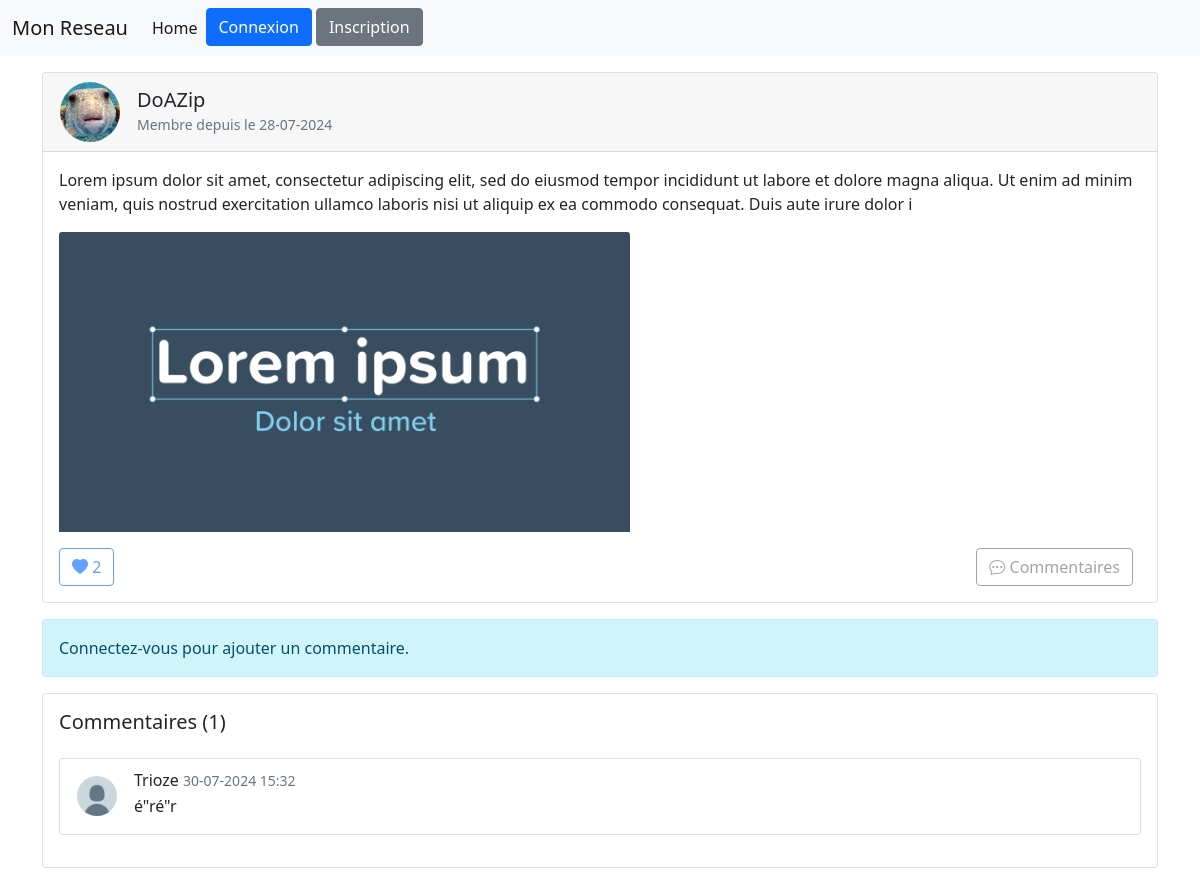
Page /pagepost.php?post_id=17 on the committed database.
### tables this page shows
CREATE TABLE IF NOT EXISTS `utilisateur` (
  `idUtilisateur` int NOT NULL AUTO_INCREMENT,
  `mailUtilisateur` varchar(50) NOT NULL,
  `mdpUtilisateur` varchar(50) NOT NULL,
  `prenomUtilisateur` varchar(50) NOT NULL,
  `cheminPdpUtilisateur` varchar(100) DEFAULT NULL,
  `creationUtilisateur` date NOT NULL,
  `pseudoUtilisateur` varchar(50) NOT NULL,
  `nomUtilisateur` varchar(50) NOT NULL,
  `descriptionUtilisateur` varchar(255) DEFAULT NULL,
  `ageUtilisateur` date NOT NULL,
  `dernierLoginUtilisateur` date NOT NULL,
  `nbFollower` int NOT NULL DEFAULT '0',
  PRIMARY KEY (`idUtilisateur`),
  UNIQUE KEY `mailUtilisateur` (`mailUtilisateur`),
  UNIQUE KEY `pseudoUtilisateur` (`pseudoUtilisateur`)
);

CREATE TABLE IF NOT EXISTS `post` (
  `idPost` int NOT NULL AUTO_INCREMENT,
  `dateCreationPost` datetime NOT NULL,
  `cheminImagePost` varchar(100) DEFAULT NULL,
  `descriptionPost` varchar(255) DEFAULT NULL,
  `nbLikePost` int NOT NULL,
  `is_enabled` tinyint(1) NOT NULL,
  `idUtilisateur` int NOT NULL,
  `nbCommentaires` int NOT NULL,
  PRIMARY KEY (`idPost`),
  UNIQUE KEY `cheminImagePost` (`cheminImagePost`),
  KEY `idUtilisateur` (`idUtilisateur`)
);

CREATE TABLE IF NOT EXISTS `commentaire` (
  `idCommentaire` int NOT NULL AUTO_INCREMENT,
  `commentaire` varchar(255) NOT NULL,
  `dateCommentaire` datetime NOT NULL,
  `is_enabled` tinyint(1) NOT NULL,
  `idUtilisateur` int NOT NULL,
  `idPost` int NOT NULL,
  PRIMARY KEY (`idCommentaire`),
  KEY `idUtilisateur` (`idUtilisateur`),
  KEY `idPost` (`idPost`)
);

### pagepost.php (the view, shortened to what this page needs)
<?php
	require_once(__DIR__ . '/php/code_php/databaseconnect.php');
	$postId = isset($_POST['post_id']) ? (int) $_POST['post_id'] : (int) $_GET['post_id'];
	$postStatement = $mysqlClient->prepare('SELECT * FROM post WHERE idPost = :idPost;');
	$postStatement->execute([
	    'idPost' => $postId,
	]);
	$post = $postStatement->fetchAll(PDO::FETCH_ASSOC);
	$userStatement = $mysqlClient->prepare('SELECT cheminPdpUtilisateur,pseudoUtilisateur,idUtilisateur FROM utilisateur WHERE idUtilisateur = :idUtilisateur;');
	$userStatement->execute([
	    'idUtilisateur' => $post[0]['idUtilisateur'],
	]);
	$utilisateur = $userStatement->fetchAll(PDO::FETCH_ASSOC);
		$postStatement = $mysqlClient->prepare('SELECT idCommentaire,commentaire,dateCommentaire,is_enabled,cheminPdpUtilisateur,pseudoUtilisateur,U.idUtilisateur FROM commentaire C
		                                        JOIN utilisateur U ON C.idUtilisateur = U.idUtilisateur WHERE C.idPost = :idPost ORDER BY dateCommentaire DESC;');
		$postStatement->execute([
			'idPost' => $postId,
		]);
		$commentaires = $postStatement->fetchAll(PDO::FETCH_ASSOC);
?>
<!DOCTYPE html>
<html lang="fr">
<head>
    <link href="https://cdn.jsdelivr.net/npm/bootstrap@5.0.2/dist/css/bootstrap.min.css" rel="stylesheet">
    <link href="https://cdn.jsdelivr.net/npm/bootstrap-icons/font/bootstrap-icons.css" rel="stylesheet">
</head>
<body>
		<?php require_once(__DIR__ . '/php/element_page/header.php'); ?>
		<div class="container">
			<div class="card mb-3">
				<div class="card-header d-flex align-items-center">
					<form method="GET" action="profil.php" class="me-0 ml-0">
						<button type="submit" name="id" value="<?= $post[0]['idUtilisateur']; ?>" class="btn p-0">
							<img src="<?= $utilisateur[0]['cheminPdpUtilisateur']; ?>" alt="Profile Picture" class="rounded-circle me-3" style="width: 60px; height: 60px; object-fit: cover;">
						</button>
					</form>
					<div>
						<h5 class="card-title mb-0"><?= $utilisateur[0]['pseudoUtilisateur']; ?></h5>
						<small class="text-muted">Membre depuis le <?= date("d-m-Y", strtotime($post[0]['dateCreationPost'])); ?></small>
					</div>
				</div>
				<div class="card-body">
					<p class="card-text"><?= $post[0]['descriptionPost']; ?></p>
					<?php if ($post[0]['cheminImagePost']) { ?>
						<img src="<?= $post[0]['cheminImagePost']; ?>" class="card-img-top img-fluid" style="max-height: 300px; width: auto;" alt="image_post">
					<?php } ?>
					<div class="d-flex justify-content-between align-items-center mt-3">
						<div class="d-flex align-items-center">
							<?php
								if (isset($_SESSION['LOGGED_USER']))
								{ ?>
									<form method="POST" action="php/code_php/handlelikePost.php" class="me-2">
										<input type="hidden" name="post_id" value="<?= $post[0]['idPost']; ?>">
										<button type="submit" name="action" value="<?= $likeAction; ?>" class="btn btn-outline-primary">
											<i class="bi <?= $likeClass; ?>"></i> <?= $post[0]['nbLikePost']; ?>
										</button>
									</form>
								<?php }
								else
								{ ?>
									<button class="btn btn-outline-primary me-2" disabled>
										<i class="bi bi-heart-fill"></i> <?= $post[0]['nbLikePost']; ?>
									</button>
								<?php } ?>
						</div>
						<form method="POST" action="pagepost.php" class="me-2">
							<button type="submit" name="action" value="commentaire" class="btn btn-outline-secondary" disabled>
								<i class="bi bi-chat-dots"></i> Commentaires
							</button>
						</form>
					</div>
				</div>
			</div>
			<?php if (isset($_SESSION['LOGGED_USER'])) { ?>
				<div class="card mt-3">
					<div class="card-body">
						<?php if (isset($_SESSION['ERROR_COMMENTAIRE'])) : ?>
							<div class="alert alert-danger" role="alert">
								<?php echo htmlspecialchars($_SESSION['ERROR_COMMENTAIRE']);
								unset($_SESSION['ERROR_COMMENTAIRE']); ?>
							</div>
						<?php endif; ?>
						<form method="POST" action="php/code_php/newComment.php">
							<div class="mb-3">
								<textarea class="form-control" name="commentaire" rows="3" placeholder="Ajouter un commentaire..."></textarea>
								<input type="hidden" name="post_id" value="<?= $post[0]['idPost']; ?>">
							</div>
							<button type="submit" class="btn btn-primary mb-3">Commenter</button>
						</form>
					</div>
				</div>
			<?php } else { ?>
				<div class="alert alert-info mt-3">Connectez-vous pour ajouter un commentaire.</div>
			<?php } ?>
			<div class="card mt-3 mb-5">
				<div class="card-body">
					<h5 class="card-title mb-4">Commentaires (<?= $post[0]['nbCommentaires'];?>)</h5>
					<?php foreach ($commentaires as $commentaire) { ?>
						<div class="card mb-3">
							<div class="card-body d-flex align-items-start">
								<div class="d-flex justify-content-between w-100">
									<div class="d-flex align-items-start">
										<form method="GET" action="profil.php" class="me-0 ml-0">
											<button type="submit" name="id" value="<?= $commentaire['idUtilisateur']; ?>" class="btn p-0">
												<img src="<?= $commentaire['cheminPdpUtilisateur']; ?>" alt="Profile Picture" class="rounded-circle me-3" style="width: 40px; height: 40px; object-fit: cover;">
											</button>
										</form>
										<div>
											<h6 class="card-subtitle mb-1"><?= $commentaire['pseudoUtilisateur']; ?> <small class="text-muted"><?= date("d-m-Y H:i", strtotime($commentaire['dateCommentaire'])); ?></small></h6>
											<p class="card-text"><?= $commentaire['commentaire']; ?></p>
										</div>
									</div>
								</div>
							</div>
						</div>
					<?php } ?>
				</div>
			</div>
		</div>
</body>
</html>

### rows in the picture
utilisateur: cheminPdpUtilisateur (picture), pseudoUtilisateur "DoAZip"
post: dateCreationPost "28-07-2024", descriptionPost "Lorem ipsum dolor sit amet, consectetur adipiscing elit, sed do eiusmod tempor incididunt ut labore et dolore magna aliqua. Ut enim ad minim veniam, quis nostrud exercitation ullamco laboris nisi ut aliquip ex ea commodo consequat. Duis aute irure dolor i", cheminImagePost (picture), nbLikePost "2", nbCommentaires "1"
commentaire: idUtilisateur.cheminPdpUtilisateur (placeholder picture), idUtilisateur.pseudoUtilisateur "Trioze", dateCommentaire "30-07-2024 15:32", commentaire "é\"ré\"r"
